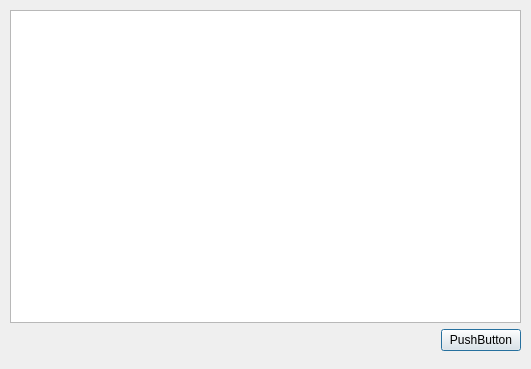
<?xml version="1.0" encoding="UTF-8"?>
<ui version="4.0">
 <class>Dialog</class>
 <widget class="QDialog" name="Dialog">
  <property name="geometry">
   <rect>
    <x>0</x>
    <y>0</y>
    <width>531</width>
    <height>369</height>
   </rect>
  </property>
  <property name="windowTitle">
   <string>Dialog</string>
  </property>
  <widget class="QWidget" name="">
   <property name="geometry">
    <rect>
     <x>10</x>
     <y>10</y>
     <width>511</width>
     <height>341</height>
    </rect>
   </property>
   <layout class="QVBoxLayout" name="verticalLayout">
    <item>
     <widget class="QTableView" name="tableView"/>
    </item>
    <item>
     <layout class="QHBoxLayout" name="horizontalLayout">
      <item>
       <spacer name="horizontalSpacer">
        <property name="orientation">
         <enum>Qt::Horizontal</enum>
        </property>
        <property name="sizeHint" stdset="0">
         <size>
          <width>40</width>
          <height>20</height>
         </size>
        </property>
       </spacer>
      </item>
      <item>
       <widget class="QPushButton" name="pushButton">
        <property name="text">
         <string>PushButton</string>
        </property>
       </widget>
      </item>
     </layout>
    </item>
   </layout>
  </widget>
 </widget>
 <resources/>
 <connections/>
</ui>
